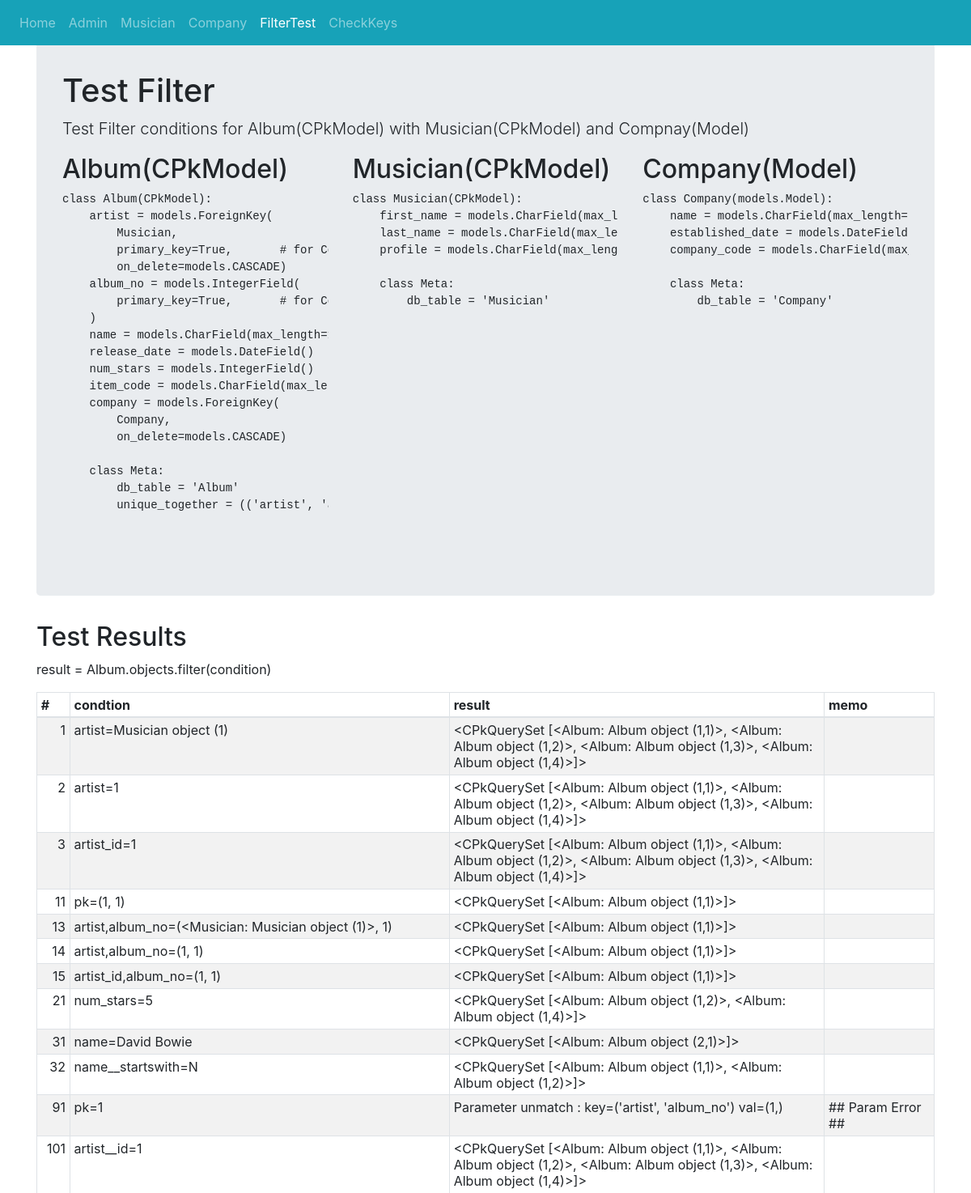
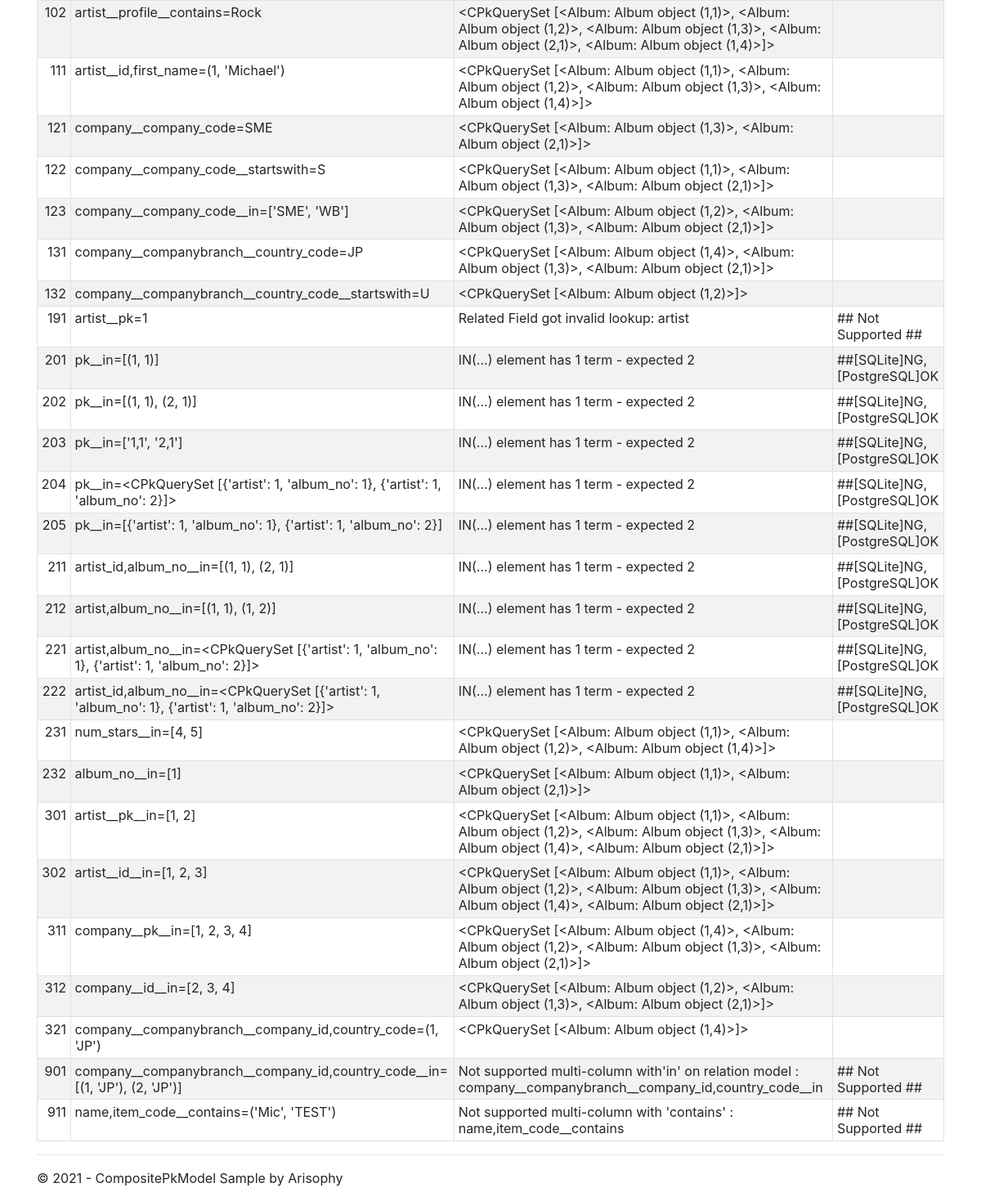
The page /test_filter on the database its author committed (2 pictures, top to bottom).
### test/models.py (models this page shows)
class Musician(CPkModel):
    first_name = models.CharField(max_length=50)
    last_name = models.CharField(max_length=50)
    profile = models.CharField(max_length=100)
    class Meta:
        db_table = 'Musician'

### test/views.py (the view)
# urls.py: path('test_filter', views.test_filter,name='test_filter'),
def test_filter(request):
    def exec_test(no, key, val, memo):
        result = None
        try:
            result = Album.objects.filter(**{key:val})
            print(result)
        except Exception as e:
            result = e
        return {'no':no, 'key':key, 'val':val, 'result':result, 'memo':memo}
    """Renders the home page."""
    assert isinstance(request, HttpRequest)
    musician = Musician.objects.first()
    album = Album.objects.first()
    company = Company.objects.last()
    qs_kv_name_startwith = Album.objects.filter(name__startswith='N').values('artist', 'album_no')
    SQLite_error = "##[SQLite]NG, [PostgreSQL]OK"
    test_data = (
        (1, 'artist', musician, ""),
        (2, 'artist', musician.id, ""),
        (3, 'artist_id', musician.id, ""),
        (11, 'pk', (musician.id, 1), ""),
        (13, 'artist,album_no', (musician, 1), ""),
        (14, 'artist,album_no', (musician.id, 1), ""),
        (15, 'artist_id,album_no', (musician.id, 1), ""),
        (21, 'num_stars', 5, ""),
        (31, 'name', "David Bowie", ""),
        (32, 'name__startswith', "N", ""),
        (91, 'pk', musician.id, "## Param Error ##"),
        (101, 'artist__id', musician.id, ""),
        (102, 'artist__profile__contains', "Rock", ""),
        (111, 'artist__id,first_name', (1,'Michael'), ""),
        (121, 'company__company_code', 'SME', ""),
        (122, 'company__company_code__startswith', 'S', ""),
        (123, 'company__company_code__in', ['SME','WB'], ""),
        (131, 'company__companybranch__country_code', 'JP', ""),
        (132, 'company__companybranch__country_code__startswith', 'U', ""),
        (191, 'artist__pk', musician.id, "## Not Supported ##"),
        (201, 'pk__in', [(musician.id, 1)], SQLite_error),
        (202, 'pk__in', [(1, 1),(2,1)],SQLite_error),
        (203, 'pk__in', ['1,1','2,1'], SQLite_error),
        (204, 'pk__in', qs_kv_name_startwith, SQLite_error),
        (205, 'pk__in', list(qs_kv_name_startwith), SQLite_error),
        (211, 'artist_id,album_no__in', [(1, 1),(2,1)], SQLite_error),
        (212, 'artist,album_no__in', [(1, 1),(1,2)], SQLite_error),
        (221, 'artist,album_no__in', qs_kv_name_startwith, SQLite_error),
        (222, 'artist_id,album_no__in', qs_kv_name_startwith, SQLite_error),
        (231, 'num_stars__in', [4,5], ""),
        (232, 'album_no__in', [1], ""),
        (301, 'artist__pk__in', [1,2], ""),
        (302, 'artist__id__in', [1,2,3], ""),
        (311, 'company__pk__in', [1,2,3,4], ""),
        (312, 'company__id__in', [2,3,4], ""),
        (321, 'company__companybranch__company_id,country_code', (1,'JP'), ""),
        (901, 'company__companybranch__company_id,country_code__in', [(1,'JP'),(2,'JP')], "## Not Supported ##"),
        (911, 'name,item_code__contains', ('Mic','TEST'), "## Not Supported ##"),
    )
    objects = tuple(exec_test(no,key,val,memo) for no,key,val,memo in  test_data)
    return render(
        request,
        'app/test_filter.html',
        {
            'objects':objects,
        },
    )

### cpkmodel/compositekey.py (called while the page is built)
    def as_sql(self, compiler, connection):
        sqls = []
        for child in self.children:
            sql, _ = child.as_sql(compiler, connection)
            sqls.append(sql)
        return "(%s)" % ",".join(sqls), []

    def get_col(self, alias, output_field=None):
        return CompositeCol(alias, self, output_field)

### cpkmodel/cpkmodel.py (called while the page is built)
    @property
    def pkvals(self):
        return tuple(getattr(self, key.attname) for key in self.pkeys)

    def _get_cpk_val(self, meta=None):
        meta = meta or self._meta
        key_values = getattr(self, 'pkvals')
        if key_values:
            if None in key_values:
                return None
            else:
                strvalues = tuple((str(val) for val in key_values))
                value = CPK_SEP.join(strvalues)
                setattr(self, meta.pk.attname, value)
                return value
        else:
            return None

### cpkmodel/cpkquery.py (called while the page is built)
    def _get_pk_names(self):
        return tuple(key.name for key in self.model.pkeys)

    def names_to_path(self, names, opts, allow_many=True, fail_on_missing=False):
        meta = self.get_meta()
        first_name = names[0]
        if (first_name == 'pk' and self.model.has_compositepk) or CPK_SEP in first_name:
            ckey = meta.pk
            if first_name != 'pk' and first_name != ckey.name:
                cols = [meta.get_field(col) for col in first_name.split(CPK_SEP)]
                ckey = CompositeKey(cols)
            lookups = names[1:] if len(names) > 1 else []
            return [], ckey, (ckey,), lookups
        else:
            return super().names_to_path(names, opts, allow_many, fail_on_missing)

    def add_ordering(self, *ordering):
        if 'pk' in ordering or '-pk' in ordering:
            new_ordering = ()
            for item in ordering:
                if item == 'pk':
                    new_ordering += self._get_pk_names()
                elif item == '-pk':
                    names = tuple('-' + name for name in self._get_pk_names())
                    new_ordering += names
                else:
                    new_ordering += (item)
            super().add_ordering(*new_ordering)
        else:
            super().add_ordering(*ordering)

### test/templates/app/test_filter.html (shortened to what this page needs)
{% extends "app/layout.html" %}
{% block content %}
<div class="jumbotron">
  <h1>Test Filter</h1>
  <p class="lead">Test Filter conditions for Album(CPkModel) with Musician(CPkModel) and Compnay(Model)</p>
  <div class="row">
    <div class="col-md-4">
      <h2>Album(CPkModel)</h2>
      <div>
        <pre>
class Album(CPkModel):
    artist = models.ForeignKey(
        Musician,
        primary_key=True,       # for CompositePK
        on_delete=models.CASCADE)
    album_no = models.IntegerField(
        primary_key=True,       # for CompositePK
    )
    name = models.CharField(max_length=100)
    release_date = models.DateField()
    num_stars = models.IntegerField()
    item_code = models.CharField(max_length=100)
    company = models.ForeignKey(
        Company,
        on_delete=models.CASCADE)
    class Meta:
        db_table = 'Album'
        unique_together = (('artist', 'album_no'),)
        </pre>
      </div>
    </div>
    <div class="col-md-4">
      <h2>Musician(CPkModel)</h2>
      <div>
        <pre>
class Musician(CPkModel):
    first_name = models.CharField(max_length=50)
    last_name = models.CharField(max_length=50)
    profile = models.CharField(max_length=100)
    class Meta:
        db_table = 'Musician'
        </pre>
      </div>
    </div>
    <div class="col-md-4">
      <h2>Company(Model)</h2>
      <div>
        <pre>
class Company(models.Model):
    name = models.CharField(max_length=100)
    established_date = models.DateField()
    company_code = models.CharField(max_length=100)
    class Meta:
        db_table = 'Company'
        </pre>
      </div>
    </div>
  </div>
</div>
<div>
  <h2>Test Results</h2>
  <p> result = Album.objects.filter(condition)</p>
  <div>
    <table class="table table-striped table-bordered table-sm">
      <thead>
        <tr>
          <th>#</th>
          <th>condtion</th>
          <th>result</th>
          <th>memo</th>
        </tr>
      </thead>
      <tbody>
        {% for obj in objects %}
        <tr>
          <td align="right">{{ obj.no }}</td>
          <td>{{ obj.key }}={{ obj.val }}</td>
          <td>{{ obj.result }}</td>
          <td>{{ obj.memo }}</td>
        </tr>
        {% endfor %}
      </tbody>
    </table>
  </div>
</div>
{% endblock %}

### test/templates/app/layout.html (shortened to what this page needs)
﻿<!DOCTYPE html>
<html>
<head>
    {% load static %}
    <link rel="stylesheet" href="https://stackpath.bootstrapcdn.com/bootstrap/4.5.0/css/bootstrap.min.css">
</head>
<body>
  <nav class="navbar navbar-expand-md navbar-dark fixed-top bg-info">
    <div class="navbar-collapse collapse" id="navbarsDefault">
{% with request.resolver_match.url_name as url_name %}
      <ul class="nav navbar-nav mr-auto">
        <li class="nav-item {% if url_name == 'home' %}active{% endif %}">
          <a class="nav-link" href="{% url 'home' %}">Home</a>
        </li>
        <li class="nav-item {% if url_name == 'admin' %}active{% endif %}">
          <a class="nav-link" href="/admin">Admin</a>
        </li>
        <li class="nav-item {% if url_name == 'musician' %}active{% endif %}">
          <a class="nav-link" href="{% url 'musician' %}">Musician</a>
        </li>
        <li class="nav-item {% if url_name == 'company' %}active{% endif %}">
          <a class="nav-link" href="{% url 'company' %}">Company</a>
        </li>
        <li class="nav-item {% if url_name == 'test_filter' %}active{% endif %}">
          <a class="nav-link" href="{% url 'test_filter' %}">FilterTest</a>
        </li>
        <li class="nav-item {% if url_name == 'check_keys' %}active{% endif %}">
          <a class="nav-link" href="{% url 'check_keys' %}">CheckKeys</a>
        </li>
      </ul>
{% endwith %}
     </div>
  </nav>
    <div class="container body-content">
{% block content %}{% endblock %}
        <hr/>
        <footer>
            <p>&copy; {% now "Y" %} - CompositePkModel Sample by Arisophy</p>
        </footer>
    </div>
</body>
</html>

### rows shown on the page
Musician: no "1", key "artist", val "Musician object (1)", result "<CPkQuerySet [<Album: Album object (1,1)>, <Album: Album object (1,2)>, <Album: Album object (1,3)>, <Album: Album object (1,4)>]>", val "(<Musician: Musician object (1)>, 1)"

### other values the page prints
{{ obj.no }} "2" "3" "11" "13" "14" "15" "21" "31" "32" "91" "101" "102" "111" "121" "122" "123" "131" "132" "191" "201" "202" "203" "204" "205" "211" "212" "221" "222" "231" "232" "301" "302" "311" "312" "321" "901" "911"
{{ obj.key }} "artist" "artist_id" "pk" "artist,album_no" "artist,album_no" "artist_id,album_no" "num_stars" "name" "name__startswith" "pk" "artist__id" "artist__profile__contains" "artist__id,first_name" "company__company_code" "company__company_code__startswith" "company__company_code__in" "company__companybranch__country_code" "company__companybranch__country_code__startswith" "artist__pk" "pk__in" "pk__in" "pk__in" "pk__in" "pk__in" "artist_id,album_no__in" "artist,album_no__in" "artist,album_no__in" "artist_id,album_no__in" "num_stars__in" "album_no__in" "artist__pk__in" "artist__id__in" "company__pk__in" "company__id__in" "company__companybranch__company_id,country_code" "company__companybranch__company_id,country_code__in" "name,item_code__contains"
{{ obj.val }} "1" "1" "(1, 1)" "(1, 1)" "(1, 1)" "5" "David Bowie" "N" "1" "1" "Rock" "(1, 'Michael')" "SME" "S" "['SME', 'WB']" "JP" "U" "1" "[(1, 1)]" "[(1, 1), (2, 1)]" "['1,1', '2,1']" "<CPkQuerySet [{'artist': 1, 'album_no': 1}, {'artist': 1, 'album_no': 2}]>" "[{'artist': 1, 'album_no': 1}, {'artist': 1, 'album_no': 2}]" "[(1, 1), (2, 1)]" "[(1, 1), (1, 2)]" "<CPkQuerySet [{'artist': 1, 'album_no': 1}, {'artist': 1, 'album_no': 2}]>" "<CPkQuerySet [{'artist': 1, 'album_no': 1}, {'artist': 1, 'album_no': 2}]>" "[4, 5]" "[1]" "[1, 2]" "[1, 2, 3]" "[1, 2, 3, 4]" "[2, 3, 4]" "(1, 'JP')" "[(1, 'JP'), (2, 'JP')]" "('Mic', 'TEST')"
{{ obj.result }} "<CPkQuerySet [<Album: Album object (1,1)>, <Album: Album object (1,2)>, <Album: Album object (1,3)>, <Album: Album object (1,4)>]>" "<CPkQuerySet [<Album: Album object (1,1)>, <Album: Album object (1,2)>, <Album: Album object (1,3)>, <Album: Album object (1,4)>]>" "<CPkQuerySet [<Album: Album object (1,1)>]>" "<CPkQuerySet [<Album: Album object (1,1)>]>" "<CPkQuerySet [<Album: Album object (1,1)>]>" "<CPkQuerySet [<Album: Album object (1,1)>]>" "<CPkQuerySet [<Album: Album object (1,2)>, <Album: Album object (1,4)>]>" "<CPkQuerySet [<Album: Album object (2,1)>]>" "<CPkQuerySet [<Album: Album object (1,1)>, <Album: Album object (1,2)>]>" "Parameter unmatch : key=('artist', 'album_no') val=(1,)" "<CPkQuerySet [<Album: Album object (1,1)>, <Album: Album object (1,2)>, <Album: Album object (1,3)>, <Album: Album object (1,4)>]>" "<CPkQuerySet [<Album: Album object (1,1)>, <Album: Album object (1,2)>, <Album: Album object (1,3)>, <Album: Album object (2,1)>, <Album: Album object (1,4)>]>" "<CPkQuerySet [<Album: Album object (1,1)>, <Album: Album object (1,2)>, <Album: Album object (1,3)>, <Album: Album object (1,4)>]>" "<CPkQuerySet [<Album: Album object (1,3)>, <Album: Album object (2,1)>]>" "<CPkQuerySet [<Album: Album object (1,1)>, <Album: Album object (1,3)>, <Album: Album object (2,1)>]>" "<CPkQuerySet [<Album: Album object (1,2)>, <Album: Album object (1,3)>, <Album: Album object (2,1)>]>" "<CPkQuerySet [<Album: Album object (1,4)>, <Album: Album object (1,3)>, <Album: Album object (2,1)>]>" "<CPkQuerySet [<Album: Album object (1,2)>]>" "Related Field got invalid lookup: artist" "IN(...) element has 1 term - expected 2" "IN(...) element has 1 term - expected 2" "IN(...) element has 1 term - expected 2" "IN(...) element has 1 term - expected 2" "IN(...) element has 1 term - expected 2" "IN(...) element has 1 term - expected 2" "IN(...) element has 1 term - expected 2" "IN(...) element has 1 term - expected 2" "IN(...) element has 1 term - expected 2" "<CPkQuerySet [<Album: Album object (1,1)>, <Album: Album object (1,2)>, <Album: Album object (1,4)>]>" "<CPkQuerySet [<Album: Album object (1,1)>, <Album: Album object (2,1)>]>" "<CPkQuerySet [<Album: Album object (1,1)>, <Album: Album object (1,2)>, <Album: Album object (1,3)>, <Album: Album object (1,4)>, <Album: Album object (2,1)>]>" "<CPkQuerySet [<Album: Album object (1,1)>, <Album: Album object (1,2)>, <Album: Album object (1,3)>, <Album: Album object (1,4)>, <Album: Album object (2,1)>]>" "<CPkQuerySet [<Album: Album object (1,4)>, <Album: Album object (1,2)>, <Album: Album object (1,3)>, <Album: Album object (2,1)>]>" "<CPkQuerySet [<Album: Album object (1,2)>, <Album: Album object (1,3)>, <Album: Album object (2,1)>]>" "<CPkQuerySet [<Album: Album object (1,4)>]>" "Not supported multi-column with'in' on relation model : company__companybranch__company_id,country_code__in" "Not supported multi-column with 'contains' : name,item_code__contains"
{{ obj.memo }} "## Param Error ##" "## Not Supported ##" "##[SQLite]NG, [PostgreSQL]OK" "##[SQLite]NG, [PostgreSQL]OK" "##[SQLite]NG, [PostgreSQL]OK" "##[SQLite]NG, [PostgreSQL]OK" "##[SQLite]NG, [PostgreSQL]OK" "##[SQLite]NG, [PostgreSQL]OK" "##[SQLite]NG, [PostgreSQL]OK" "##[SQLite]NG, [PostgreSQL]OK" "##[SQLite]NG, [PostgreSQL]OK" "## Not Supported ##" "## Not Supported ##"
